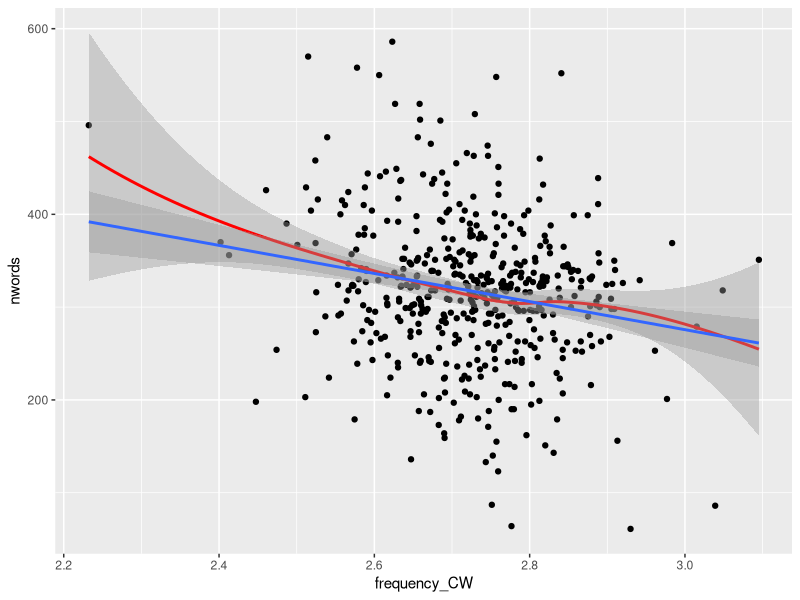

This chart was generated by the following R code: (Note: this script raises an error after producing the figure.)
## ---- chunk 1
knitr::opts_chunk$set(echo = TRUE,message = FALSE,warning = FALSE)
## ---- chunk 2
library(ggplot2) #load ggplot2
cor_data <- read.csv("data/correlation_sample.csv", header = TRUE) #read the spreadsheet "correlation_sample.csv" into r as a dataframe
summary(cor_data) #get descriptive statistics for the dataset
## ---- chunk 3
ggplot(cor_data, aes(x = frequency_CW , y=nwords )) +
  geom_point() +
  geom_smooth(method = "loess",color = "red") + #this is a line of best fit based on a moving average
  geom_smooth(method = "lm") #this is a line of best fit based on the enture dataset

## ---- chunk 4
#define model1 as a regression model using frequency_CW to predict nwords
model1 <- lm(nwords ~ frequency_CW, data = cor_data)
## ---- chunk 5
#define model1 as a regression model using frequency_CW to predict nwords
summary(model1)
## ---- chunk 6
(2.8*-151.42) + 729.93
## ---- chunk 7
library(car)
qqPlot(model1)
